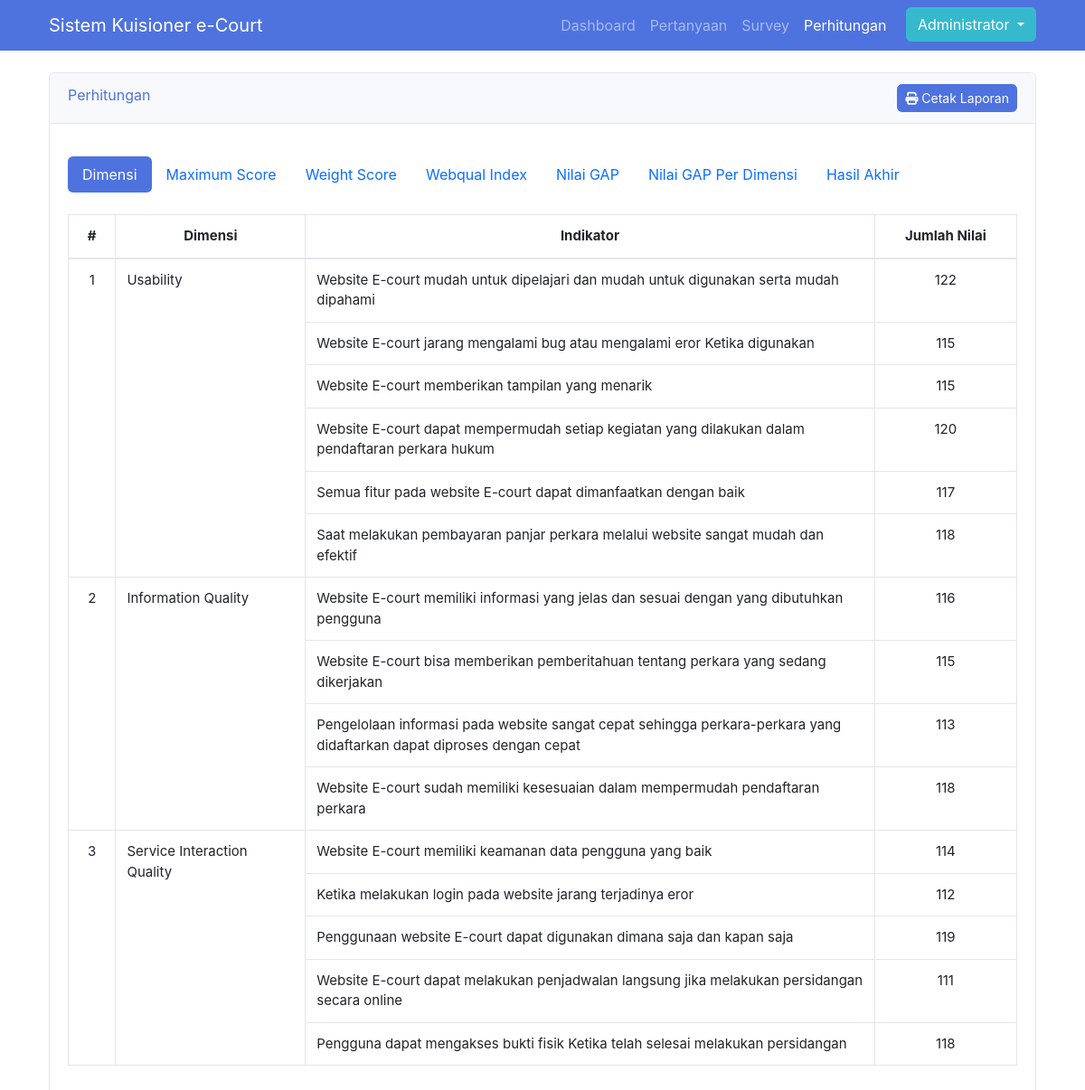
The app's page /views/admin/perhitungan.php (signed in) with its own data.
### tables this page shows
CREATE TABLE `users` (
  `id` int(11) NOT NULL,
  `nama` varchar(100) NOT NULL,
  `email` varchar(100) NOT NULL,
  `password` varchar(255) NOT NULL,
  `role_id` int(11) NOT NULL,
  `created_at` timestamp NULL DEFAULT NULL,
  `updated_at` timestamp NULL DEFAULT NULL
);

CREATE TABLE `pertanyaan` (
  `id` int(11) NOT NULL,
  `pertanyaan` text NOT NULL,
  `kategori_id` int(11) NOT NULL,
  `created_at` timestamp NULL DEFAULT NULL,
  `updated_at` timestamp NULL DEFAULT NULL
);

CREATE TABLE `kategori` (
  `id` int(11) NOT NULL,
  `kategori` varchar(30) NOT NULL
);

### views/admin/perhitungan.php (the view, shortened to what this page needs)
<?php include('../layout/header.php'); ?>
<?php
  include('../../config.php');
  $title = "Perhitungan";
?>
<?php
  $kategori = mysqli_query($koneksi, "SELECT * FROM kategori");
  foreach ($kategori as $kat) {
    $id_kategori = $kat['id'];
    $v_pertanyaan = mysqli_query($koneksi, "SELECT * FROM pertanyaan WHERE kategori_id = '$id_kategori'");
    if($v_pertanyaan->num_rows > 0){
      foreach($v_pertanyaan as $key => $per){
        $id_pertanyaan = $per['id'];
        $survey = mysqli_query($koneksi, "SELECT survey.*, jawaban.skor, jawaban.pertanyaan_id FROM survey LEFT JOIN jawaban ON survey.jawaban_id = jawaban.id WHERE jawaban.pertanyaan_id = '$id_pertanyaan'");
      }
    }
  }
?>
<?php include('../layout/navbar.php'); ?>
    <div class="container section">
      <div class="row">
        <div class="col-sm-12">
          <div class="card mb-3">
            <div class="card-header">
              <span class="text-primary"><?= $title; ?></span>
              <?php
                  $c_survey = mysqli_query($koneksi, "SELECT * FROM survey");
                ?>
              <?php if($c_survey->num_rows > 0){ ?>
                <a href="laporan.php" class="float-end btn btn-primary btn-sm rounded" ><i class="fa fa-print"></i> Cetak Laporan</a>
              <?php } ?>
            </div>
            <div class="card-body">
              <div class="mt-3">
                <?php if($c_survey->num_rows > 0){ ?>
                      <ul class="nav nav-pills mb-4" id="pills-tab" role="tablist">
                        <li class="nav-item" role="presentation">
                          <button class="nav-link active" id="pills-home-tab" data-bs-toggle="pill" data-bs-target="#pills-home" type="button" role="tab" aria-selected="true">Dimensi</button>
                        </li>
                        <li class="nav-item" role="presentation">
                          <button class="nav-link" id="pills-profile-tab" data-bs-toggle="pill" data-bs-target="#pills-max" type="button" role="tab" aria-selected="false">Maximum Score</button>
                        </li>
                        <li class="nav-item" role="presentation">
                          <button class="nav-link" id="pills-contact-tab" data-bs-toggle="pill" data-bs-target="#pills-weight" type="button" role="tab" aria-selected="false">Weight Score</button>
                        </li>
                        <li class="nav-item" role="presentation">
                          <button class="nav-link" id="pills-contact-tab" data-bs-toggle="pill" data-bs-target="#pills-webqual" type="button" role="tab" aria-selected="false">Webqual Index</button>
                        </li>
                        <li class="nav-item" role="presentation">
                          <button class="nav-link" id="pills-gap-tab" data-bs-toggle="pill" data-bs-target="#pills-gap" type="button" role="tab" aria-selected="true">Nilai GAP</button>
                        </li>
                        <li class="nav-item" role="presentation">
                          <button class="nav-link" id="pills-Tgap-tab" data-bs-toggle="pill" data-bs-target="#pills-Tgap" type="button" role="tab" aria-selected="false">Nilai GAP Per Dimensi</button>
                        </li>
                        <li class="nav-item" role="presentation">
                          <button class="nav-link" id="pills-contact-tab" data-bs-toggle="pill" data-bs-target="#pills-hasil" type="button" role="tab" aria-selected="false">Hasil Akhir</button>
                        </li>
                      </ul>
                      <div class="tab-content" id="pills-tabContent">
                        <div class="tab-pane fade show active" id="pills-home" role="tabpanel" aria-labelledby="pills-home-tab" tabindex="0">
                          <div class="table-responsive">
                            <table class="table table-bordered" width="100%" cellspacing="0" style="font-size: 15px;">
                              <thead>
                                <tr class="text-center" style="color: black;">
                                  <th width="5%">#</th>
                                  <th width="20%">Dimensi</th>
                                  <th>Indikator</th>
                                  <th width="15%">Jumlah Nilai</th>
                                </tr>
                              </thead>
                              <tbody>
                                <?php
                                  $i = 1;
                                  foreach ($kategori as $kat) {
                                    $id_kategori = $kat['id'];
                                    $v_pertanyaan = mysqli_query($koneksi, "SELECT * FROM pertanyaan WHERE kategori_id = '$id_kategori'");
                                    foreach($v_pertanyaan as $key => $per){
                                      $id_pertanyaan = $per['id'];
                                ?>
                                    <tr>
                                      <?php if($key == 0){ ?>
                                        <td rowspan="<?= $v_pertanyaan->num_rows; ?>" class="text-center"><?= $i++; ?></td>
                                        <td rowspan="<?= $v_pertanyaan->num_rows; ?>"><?= $kat['kategori'] ?></td>
                                      <?php } ?>
                                      <td><?= $per['pertanyaan']; ?></td>
                                      <td class="text-center">
                                      <?php
                                        $survey = mysqli_query($koneksi, "SELECT survey.*, jawaban.skor, jawaban.pertanyaan_id FROM survey LEFT JOIN jawaban ON survey.jawaban_id = jawaban.id WHERE jawaban.pertanyaan_id = '$id_pertanyaan'");
                                        $r_kep = 0;
                                        foreach ($survey as $s => $sur) {
                                          $r_kep += $sur['skor'];
                                        }
                                        echo $r_kep;
                                      ?>
                                      </td>
                                    </tr>
                                  <?php }  ?>
                                <?php }  ?>
                              </tbody>
                            </table>
                          </div>
                        </div>
                      </div>
                <?php }else{ ?>
                  <div class="alert alert-secondary text-center" role="alert">
                    Tidak ada data survey
                  </div>
                <?php } ?>
              </div>
            </div>
          </div>
        </div>
      </div>
    </div>
<?php include('../layout/footer.php'); ?>

### views/layout/navbar.php (shortened to what this page needs)
<?php
  if($_SESSION['status'] != "login"){
?>
<nav class="navbar navbar-expand-lg navbar-dark bg-primary fixed-top">
  <div class="container">
    <a class="navbar-brand" href="#">Sistem Kuisioner e-Court</a>
    <button class="navbar-toggler" type="button" data-bs-toggle="collapse" data-bs-target="#navbarNav" aria-controls="navbarNav" aria-expanded="false" aria-label="Toggle navigation">
      <span class="navbar-toggler-icon"></span>
    </button>
    <div class="collapse navbar-collapse" id="navbarNav">
      <ul class="navbar-nav ms-auto">
        <li class="nav-item">
          <a class="nav-link <?php if($title == "Home"){echo 'active';} ?>" aria-current="page" href="home_page.php">Home</a>
        </li>
        <li class="nav-item">
          <a class="nav-link <?php if($title == "Survey"){echo 'active';} ?>" href="formulir_kuisioner.php">Survey</a>
        </li>&nbsp;&nbsp;&nbsp;
        <li class="nav-item">
          <a href="login.php" class="btn btn-outline-light">Login &nbsp; <i class="fa fa-right-to-bracket"></i></a>
        </li>
      </ul>
    </div>
  </div>
</nav>
<?php } else { ?>
  <?php
    $email = $_SESSION['email'];
    $user  = mysqli_query($koneksi, "SELECT * FROM users WHERE email = '$email'");
  ?>
<nav class="navbar navbar-expand-lg navbar-dark bg-primary fixed-top">
  <div class="container">
    <a class="navbar-brand" href="#">Sistem Kuisioner e-Court</a>
    <div class="collapse navbar-collapse" id="navbarNav">
      <ul class="navbar-nav ms-auto">
        <li class="nav-item">
          <a class="nav-link <?php if($title == "Dashboard"){echo 'active';} ?>" aria-current="page" href="dashboard.php">Dashboard</a>
        </li>
        <li class="nav-item">
          <a class="nav-link <?php if($title == "Data Pertanyaan"){echo 'active';} ?>" href="data_pertanyaan.php">Pertanyaan</a>
        </li>
        <li class="nav-item">
          <a class="nav-link <?php if($title == "Survey"){echo 'active';} ?>" href="hasil_survey.php">Survey</a>
        </li>
        <li class="nav-item">
          <a class="nav-link <?php if($title == "Perhitungan"){echo 'active';} ?>" href="perhitungan.php">Perhitungan</a>
        </li>&nbsp;&nbsp;&nbsp;
        <li class="nav-item">
          <div class="btn-group">
            <button type="button" class="btn btn-info dropdown-toggle" data-bs-toggle="dropdown" aria-expanded="false">
              <?php
                foreach ($user as $value) {
                  echo $value['nama'];
                }
              ?>
            </button>
          </div>
        </li>
      </ul>
    </div>
  </div>
</nav>
<?php } ?>

### assets/css/style.css (style rules this page uses)
.section { padding-top: 5rem; }

### records on screen
users: nama "Administrator"
pertanyaan: kategori.kategori "Usability", pertanyaan "Website E-court mudah untuk dipelajari dan mudah untuk digunakan serta mudah dipahami", r_kep "122"
pertanyaan: pertanyaan "Website E-court jarang mengalami bug atau mengalami eror Ketika digunakan", r_kep "115"
pertanyaan: pertanyaan "Website E-court memberikan tampilan yang menarik", r_kep "115"
pertanyaan: pertanyaan "Website E-court dapat mempermudah setiap kegiatan yang dilakukan dalam pendaftaran perkara hukum", r_kep "120"
pertanyaan: pertanyaan "Semua fitur pada website E-court dapat dimanfaatkan dengan baik", r_kep "117"
pertanyaan: pertanyaan "Saat melakukan pembayaran panjar perkara melalui website sangat mudah dan efektif", r_kep "118"
pertanyaan: kategori.kategori "Information Quality", pertanyaan "Website E-court memiliki informasi yang jelas dan sesuai dengan yang dibutuhkan pengguna", r_kep "116"
pertanyaan: pertanyaan "Website E-court bisa memberikan pemberitahuan tentang perkara yang sedang dikerjakan", r_kep "115"
pertanyaan: pertanyaan "Pengelolaan informasi pada website sangat cepat sehingga perkara-perkara yang didaftarkan dapat diproses dengan cepat", r_kep "113"
pertanyaan: pertanyaan "Website E-court sudah memiliki kesesuaian dalam mempermudah pendaftaran perkara", r_kep "118"
pertanyaan: kategori.kategori "Service Interaction Quality", pertanyaan "Website E-court memiliki keamanan data pengguna yang baik", r_kep "114"
pertanyaan: pertanyaan "Ketika melakukan login pada website jarang terjadinya eror", r_kep "112"
pertanyaan: pertanyaan "Penggunaan website E-court dapat digunakan dimana saja dan kapan saja", r_kep "119"
pertanyaan: pertanyaan "Website E-court dapat melakukan penjadwalan langsung jika melakukan persidangan secara online", r_kep "111"
pertanyaan: pertanyaan "Pengguna dapat mengakses bukti fisik Ketika telah selesai melakukan persidangan", r_kep "118"

### other values on screen
$title "Perhitungan"
